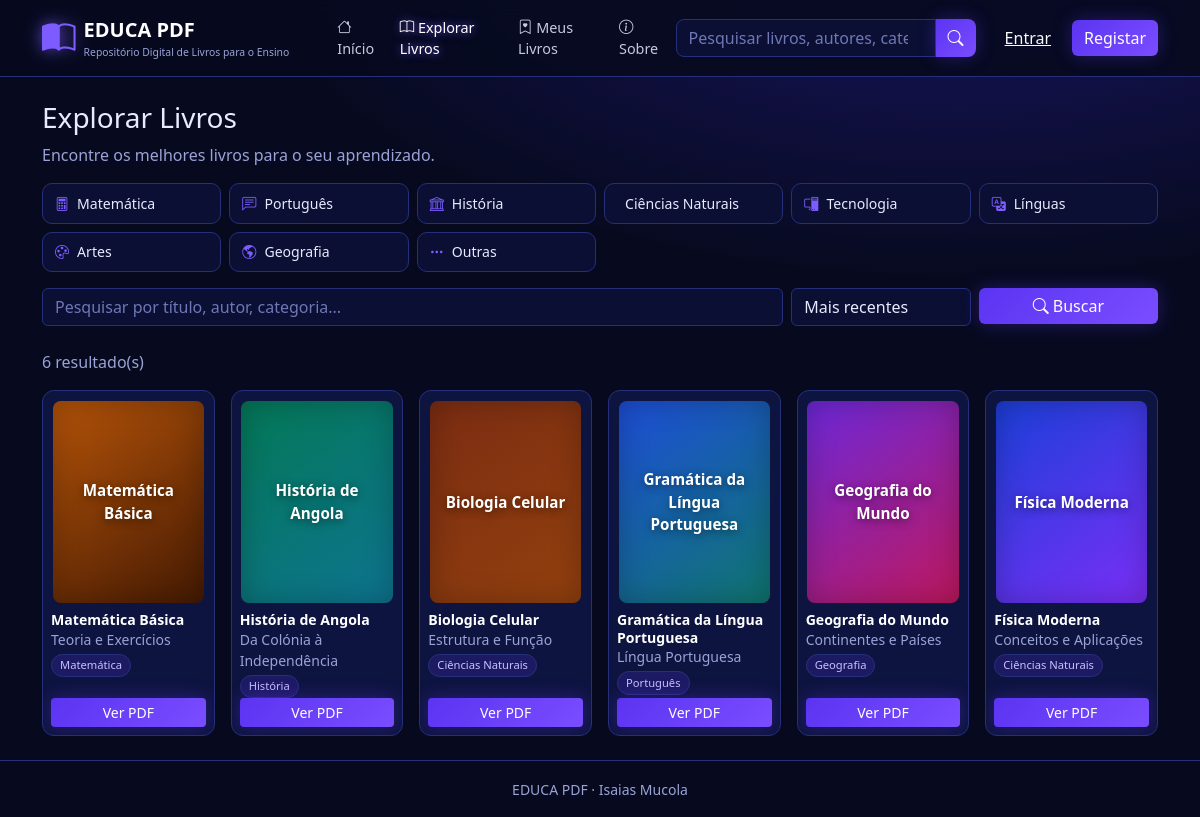
The page /livros.php on the database its author committed.
### tables this page shows
CREATE TABLE categorias (
  id INT AUTO_INCREMENT PRIMARY KEY,
  nome VARCHAR(80) NOT NULL UNIQUE,
  icone VARCHAR(40) NOT NULL DEFAULT 'bi-folder'
);

CREATE TABLE livros (
  id INT AUTO_INCREMENT PRIMARY KEY,
  titulo VARCHAR(160) NOT NULL,
  subtitulo VARCHAR(160) NULL,
  autor VARCHAR(120) NOT NULL,
  descricao TEXT NULL,
  conteudo TEXT NULL COMMENT 'Um tópico por linha',
  categoria_id INT NULL,
  arquivo_pdf VARCHAR(190) NOT NULL,
  capa VARCHAR(190) NULL,
  paginas INT NOT NULL DEFAULT 0,
  tamanho_mb DECIMAL(6,1) NOT NULL DEFAULT 0,
  downloads INT NOT NULL DEFAULT 0,
  destaque TINYINT(1) NOT NULL DEFAULT 0,
  professor_id INT NULL,
  criado_em TIMESTAMP DEFAULT CURRENT_TIMESTAMP,
  FOREIGN KEY (categoria_id) REFERENCES categorias(id) ON DELETE SET NULL,
  FOREIGN KEY (professor_id) REFERENCES usuarios(id) ON DELETE SET NULL
);

### livros.php (the view, shortened to what this page needs)
<?php
require __DIR__ . '/includes/header.php';
$q = trim($_GET['q'] ?? ''); $cat = (int)($_GET['categoria'] ?? 0);
$ordem = ['recentes' => 'l.criado_em DESC', 'baixados' => 'l.downloads DESC', 'titulo' => 'l.titulo ASC'];
$ord = $ordem[$_GET['ordem'] ?? 'recentes'] ?? $ordem['recentes'];
$porPag = 12; $pg = max(1, (int)($_GET['p'] ?? 1));
$where = ['1=1']; $par = [];
$w = implode(' AND ', $where);
$st = db()->prepare("SELECT COUNT(*) FROM livros l LEFT JOIN categorias c ON c.id=l.categoria_id WHERE $w");
$st->execute($par); $total = (int)$st->fetchColumn();
$paginas = max(1, (int)ceil($total / $porPag)); $pg = min($pg, $paginas);
$st = db()->prepare("SELECT l.*, c.nome AS categoria FROM livros l LEFT JOIN categorias c ON c.id=l.categoria_id WHERE $w ORDER BY $ord LIMIT $porPag OFFSET " . (($pg - 1) * $porPag));
$st->execute($par); $livros = $st->fetchAll();
?>
<h1 class="h3">Explorar Livros</h1>
<p class="text-muted-2">Encontre os melhores livros para o seu aprendizado.</p>
<div class="row g-2 mb-3">
  <?php foreach (categorias() as $c): ?>
    <div class="col-6 col-md-3 col-lg-2"><a class="cat-chip <?= $cat === (int)$c['id'] ? 'ativa' : '' ?>" href="?categoria=<?= $cat === (int)$c['id'] ? '' : $c['id'] ?>"><i class="bi <?= e($c['icone']) ?>"></i><?= e($c['nome']) ?></a></div>
  <?php endforeach; ?>
</div>
<form class="row g-2 mb-4" method="get">
  <div class="col-md-8"><input class="form-control" name="q" value="<?= e($q) ?>" placeholder="Pesquisar por título, autor, categoria..."></div>
  <div class="col-6 col-md-2">
    <select class="form-select" name="ordem" onchange="this.form.submit()" aria-label="Ordenar">
      <?php foreach (['recentes' => 'Mais recentes', 'baixados' => 'Mais baixados', 'titulo' => 'Título A-Z'] as $k => $v): ?>
        <option value="<?= $k ?>" <?= ($_GET['ordem'] ?? 'recentes') === $k ? 'selected' : '' ?>><?= $v ?></option>
      <?php endforeach; ?>
    </select>
  </div>
  <div class="col-6 col-md-2"><button class="btn btn-educa w-100"><i class="bi bi-search"></i> Buscar</button></div>
</form>
<?php if (!$livros): ?>
  <div class="painel text-center py-5"><i class="bi bi-search fs-1 text-muted-2"></i><p class="mt-2 mb-0">Nenhum livro encontrado. Tente outro termo ou limpe o filtro de categoria.</p></div>
<?php else: ?>
  <p class="text-muted-2"><?= fmt_num($total) ?> resultado(s)</p>
  <div class="row g-3"><?php foreach ($livros as $l) echo card_livro($l); ?></div>
<?php endif; ?>
<?php require __DIR__ . '/includes/footer.php'; ?>

### includes/funcoes.php (shortened to what this page needs)
<?php
function db(): PDO {
    static $pdo = null;
    if (!$pdo) {
        $pdo = new PDO('mysql:host=' . DB_HOST . ';dbname=' . DB_NAME . ';charset=utf8mb4', DB_USER, DB_PASS, [
            PDO::ATTR_ERRMODE => PDO::ERRMODE_EXCEPTION,
            PDO::ATTR_DEFAULT_FETCH_MODE => PDO::FETCH_ASSOC,
        ]);
    }
    return $pdo;
}
function e($v): string { return htmlspecialchars((string)$v, ENT_QUOTES, 'UTF-8'); }
function url(string $p = ''): string { return BASE_URL . '/' . ltrim($p, '/'); }
function categorias(): array { return db()->query('SELECT * FROM categorias ORDER BY id')->fetchAll(); }
function capa_html(array $l, string $classe = ''): string {
    $cores = [['#1b3fd8','#7b2ff7'],['#b45309','#451a03'],['#047857','#0e7490'],['#7c2d12','#92400e'],['#1d4ed8','#0f766e'],['#6d28d9','#be185d']];
    $c = $cores[$l['id'] % count($cores)];
    return '<div class="capa capa-gerada ' . $classe . '" style="background:linear-gradient(145deg,' . $c[0] . ',' . $c[1] . ')"><span>' . e($l['titulo']) . '</span></div>';
}
function card_livro(array $l): string {
    ob_start(); ?>
    <div class="col-6 col-md-4 col-lg-3 col-xl-2">
      <div class="card-livro h-100">
        <a href="<?= url('livro.php?id=' . $l['id']) ?>" class="capa-wrap"><?= capa_html($l) ?></a>
        <div class="p-2 d-flex flex-column flex-grow-1">
          <a class="titulo" href="<?= url('livro.php?id=' . $l['id']) ?>"><?= e($l['titulo']) ?></a>
          <small class="text-muted-2"><?= e($l['subtitulo'] ?: $l['autor']) ?></small>
          <span class="badge-cat mt-1"><?= e($l['categoria'] ?? 'Sem categoria') ?></span>
          <a href="<?= url('livro.php?id=' . $l['id']) ?>" class="btn btn-educa btn-sm mt-auto">Ver PDF</a>
        </div>
      </div>
    </div>
    <?php return ob_get_clean();
}
function fmt_num($n): string { return number_format((int)$n, 0, ',', '.'); }

### assets/css/style.css (style rules this page uses)
:root { --bg:#070a1f; --bg-2:#0b1030; --painel:#0e1440; --borda:#26307a; --roxo:#5b34f2; --roxo-2:#7c5cff; --texto:#e8ebff; --muted:#9aa3d6; --glow:0 0 18px rgba(91,52,242,.35); }
html { scroll-behavior:smooth }
body { background:radial-gradient(1200px 600px at 80% -10%,#1a1566 0,transparent 60%),var(--bg);color:var(--texto);min-height:100vh;display:flex;flex-direction:column;font-family:'Segoe UI',system-ui,-apple-system,Roboto,sans-serif }
a { color:var(--roxo-2);text-decoration:none }
.text-muted-2 { color:var(--muted)!important }
.form-control,.form-select { background:#0a0f33;border:1px solid var(--borda);color:var(--texto) }
.form-control::placeholder { color:#6f78b5 }
.btn-educa { background:linear-gradient(135deg,var(--roxo),#7a4dff);border:0;color:#fff;box-shadow:var(--glow) }
.cat-chip { display:flex;align-items:center;gap:.5rem;padding:.55rem .75rem;border:1px solid var(--borda);border-radius:10px;background:#0a0f33;color:var(--texto);font-size:.88rem;transition:border-color .15s,box-shadow .15s }
.cat-chip i { color:var(--roxo-2) }
.card-livro { display:flex;flex-direction:column;background:var(--painel);border:1px solid var(--borda);border-radius:12px;overflow:hidden;transition:border-color .15s,box-shadow .15s }
.card-livro .titulo { color:#fff;font-weight:600;font-size:.88rem;line-height:1.25 }
.capa-wrap { display:block;padding:.6rem .6rem 0 }
.capa { width:100%;aspect-ratio:3/4;object-fit:cover;border-radius:8px;display:block }
.capa-gerada { display:flex;align-items:center;justify-content:center;text-align:center;padding:.6rem;color:#fff;font-weight:700;font-size:.95rem;text-shadow:0 2px 8px rgba(0,0,0,.5);box-shadow:inset 0 0 30px rgba(0,0,0,.25) }
.badge-cat { align-self:flex-start;font-size:.7rem;padding:.15rem .5rem;border-radius:20px;background:rgba(91,52,242,.2);border:1px solid var(--borda);color:#c9bfff }

### rows shown on the page
categorias: nome "Matemática"
categorias: nome "Português"
categorias: nome "História"
categorias: nome "Ciências Naturais"
categorias: nome "Tecnologia"
categorias: nome "Línguas"
categorias: nome "Artes"
categorias: nome "Geografia"
categorias: nome "Outras"
livros: titulo "Matemática Básica", subtitulo "Teoria e Exercícios", categoria.nome "Matemática"
livros: titulo "História de Angola", subtitulo "Da Colónia à Independência", categoria.nome "História"
livros: titulo "Biologia Celular", subtitulo "Estrutura e Função", categoria.nome "Ciências Naturais"
livros: titulo "Gramática da Língua Portuguesa", subtitulo "Língua Portuguesa", categoria.nome "Português"
livros: titulo "Geografia do Mundo", subtitulo "Continentes e Países", categoria.nome "Geografia"
livros: titulo "Física Moderna", subtitulo "Conceitos e Aplicações", categoria.nome "Ciências Naturais"

### other values the page prints
fmt_num($total) "6"
form field ordem "Mais recentes"
